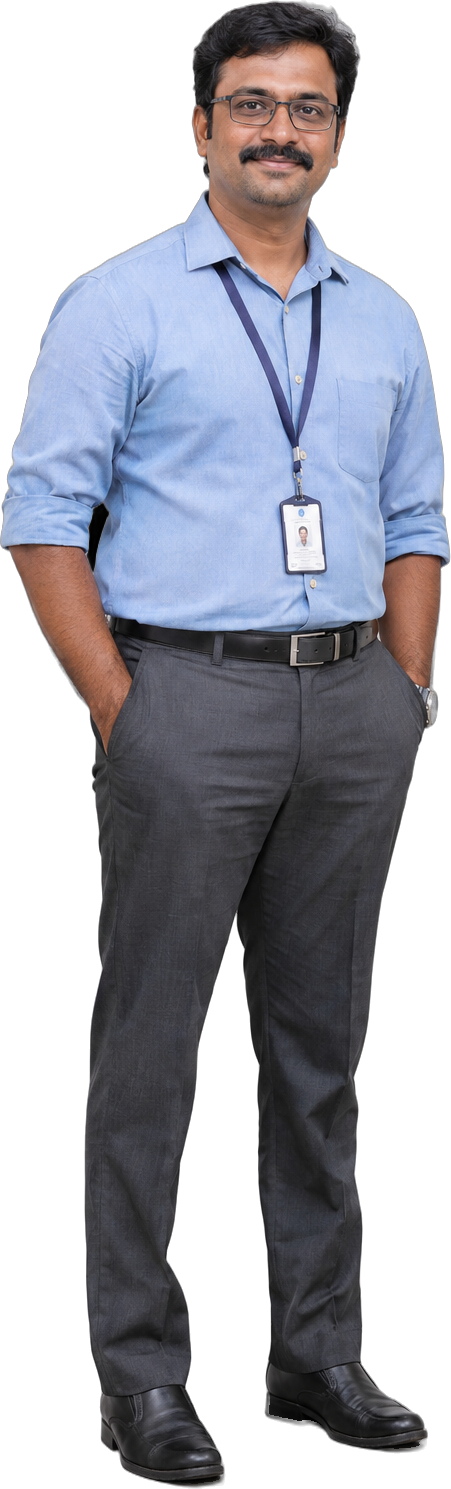
#> input picture studio/brand/cast_real/cut/appa_full.png, 451 x 1489 px; its folder holds 4 pictures in this run
$ python sheet_real.py
#> lines starting #> are read from the running program, lines starting #| are printed output that depends on the picture; after the words box and inside, x2 and y2 are one past the last pixel; in counts of white or black regions, pixels touching at a corner belong together
from PIL import Image,ImageDraw,ImageFont,ImageFilter
F='../Poppins-Bold.ttf';M='../DejaVuSansMono-Bold.ttf'
def bg():
    im=Image.new('RGB',(1080,1920));d=ImageDraw.Draw(im)
#> after `im = Image.new('RGB', (1080, 1920))`: im: PIL image 1080x1920 RGB; every value is 0
    for y in range(1920):
        t=y/1919;d.line([(0,y),(1080,y)],fill=(int(142+(216-142)*t),int(210+(240-210)*t),int(246+(252-246)*t)))
    return im
def fit(img,w,h):
    s=min(w/img.width,h/img.height);return img.resize((int(img.width*s),int(img.height*s)),Image.LANCZOS)
def shadow(im,x,y,w):
    sh=Image.new('L',im.size,0);ImageDraw.Draw(sh).ellipse([x-w//2,y-14,x+w//2,y+14],fill=90)
    im.paste((40,60,90),(0,0),sh.filter(ImageFilter.GaussianBlur(10)))
CAST=[('appa','APPA · RAVI','40 · IT job'),('amma','AMMA · MEENA','38 · budget boss'),('arjun','ARJUN','19 · F&O dreams'),
      ('paati','PAATI','68 · gold & FD'),('thatha','THATHA','72 · retired clerk'),('kasi','KASI MAMA','"sure-shot tip"')]
# lineup
im=bg();d=ImageDraw.Draw(im)
#> after `im = bg()`:
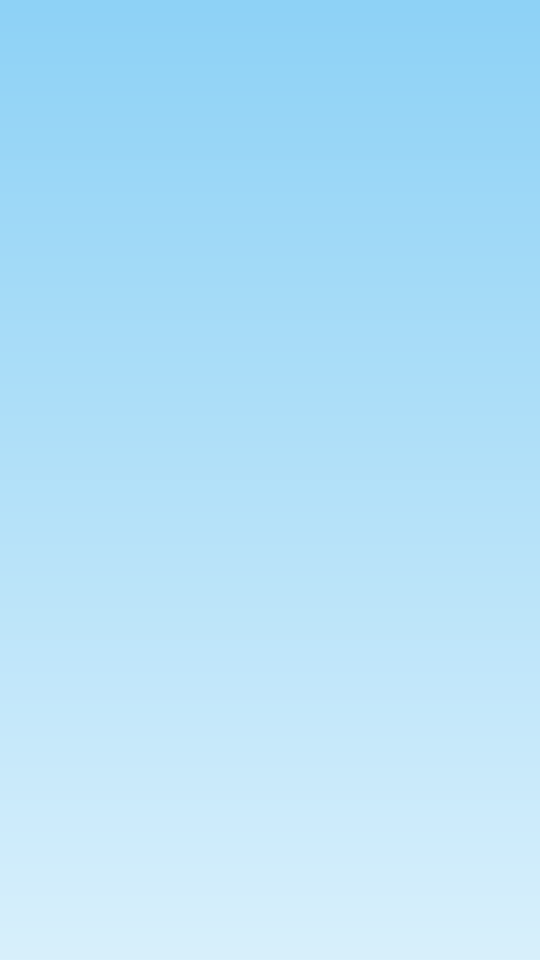
#> im: PIL image 1080x1920 RGB (shown at 1/2 size); mean R, G, B 178.5, 224.5, 248.5
d.rounded_rectangle([60,50,1020,210],40,fill='white',outline='#1B2440',width=6)
d.text((540,115),'THE CLOUD FAMILY',font=ImageFont.truetype(F,64),fill='#2B3F8C',anchor='mm')
d.text((540,172),'moneyincloud · realistic cast',font=ImageFont.truetype(M,26),fill='#5B6785',anchor='mm')
for i,(k,n,r) in enumerate(CAST):
    col,row=i%3,i//3;cx=190+col*350;fy=1000 if row==0 else 1760
    H={'appa':700,'amma':660,'arjun':690,'paati':600,'thatha':615,'kasi':630}[k];q=Image.open(f'cut/{k}_full.png');p=q.resize((int(q.width*H/q.height),H),Image.LANCZOS)
#> further down, q is the input picture: PIL image 451x1489 RGBA; mean R, G, B, A 62.7, 63.7, 72.2, 149.2
    shadow(im,cx,fy,220);im.paste(p,(cx-p.width//2,fy-p.height),p)
#> in shadow, `sh = Image.new('L', im.size, 0)`: sh: PIL image 1080x1920 L; every value is 0
#> in shadow, `ImageDraw.Draw(sh).ellipse([x - w // 2, y - 14, x + w // 2, y + 14], f`:
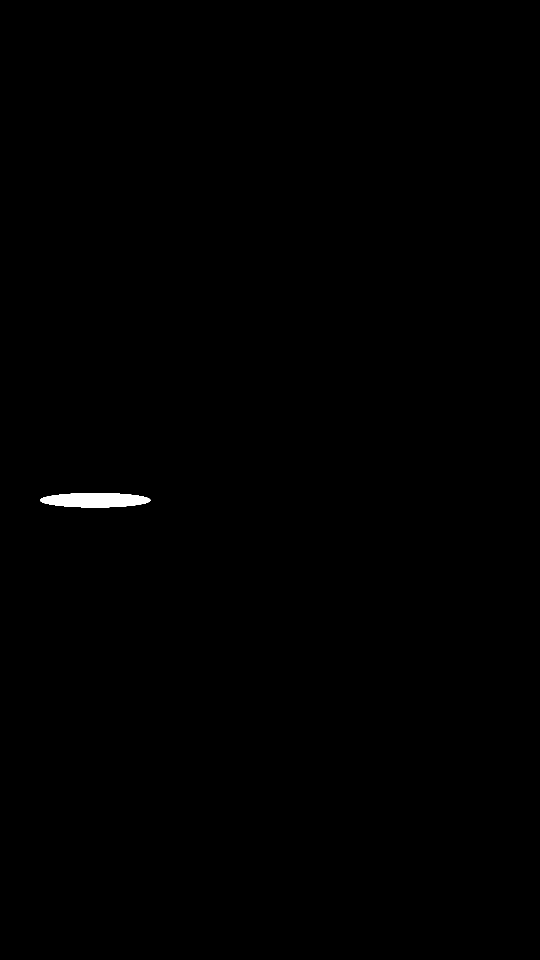
#> sh: PIL image 1080x1920 L (shown at 1/2 size); values 0 (black) and 90 (white), 0.24% white; 1 white region, box (x1, y1, x2, y2) and area: (80, 986, 301, 1015) 5069
#> in shadow, `im.paste((40,60,90),(0,0),sh.filter(ImageFilter.GaussianBlur(10)))`:
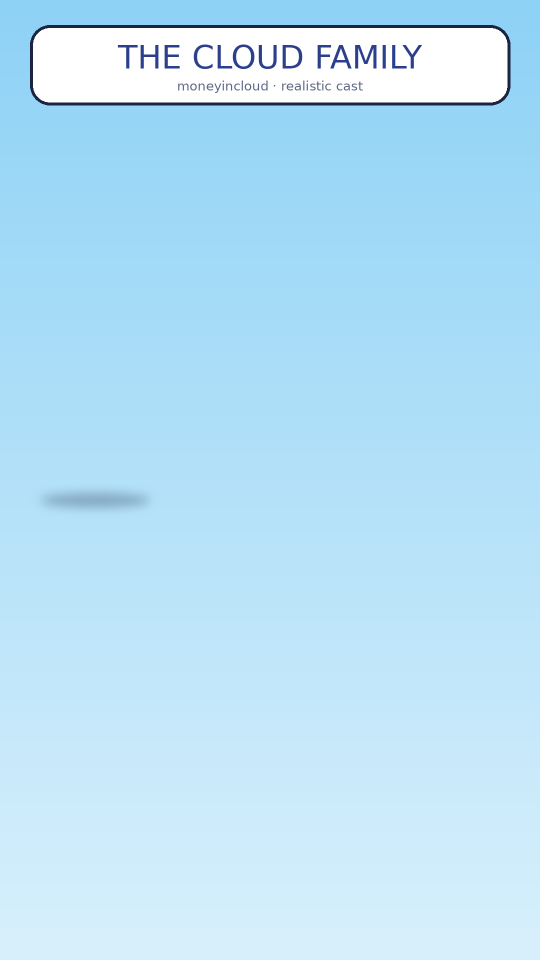
#> im: PIL image 1080x1920 RGB (shown at 1/2 size); mean R, G, B 184, 225.3, 247.3
#> after `im.paste(p, (cx - p.width // 2, fy - p.height), p)`:
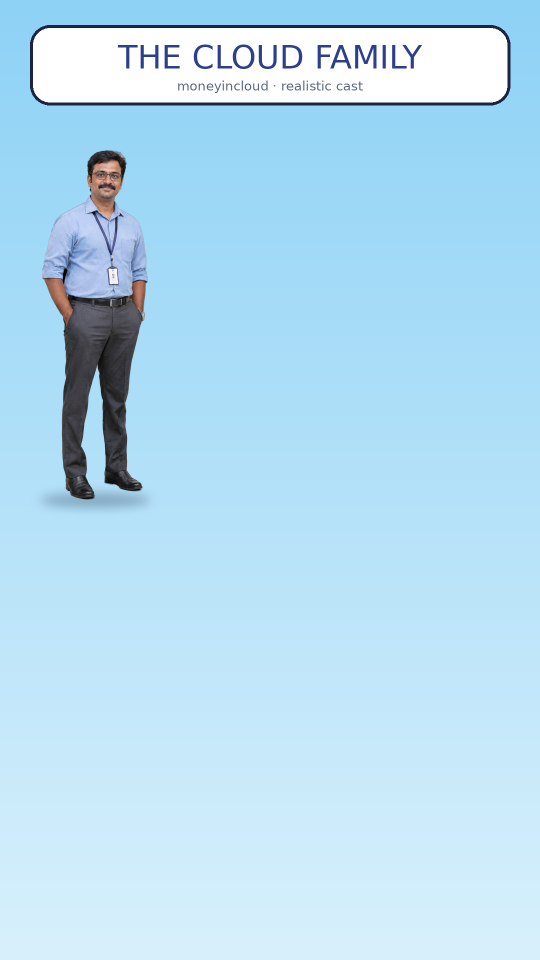
#> im: PIL image 1080x1920 RGB (shown at 1/2 size); mean R, G, B 181.5, 220.7, 242.1
    d=ImageDraw.Draw(im)
    d.rounded_rectangle([cx-155,fy+12,cx+155,fy+110],26,fill='white',outline='#1B2440',width=4)
    d.text((cx,fy+45),n,font=ImageFont.truetype(F,30),fill='#2B3F8C',anchor='mm')
    d.text((cx,fy+85),r,font=ImageFont.truetype(M,21),fill='#3E4A66',anchor='mm')
#> pass 2 of the loop `for i,(k,n,r) in enumerate(CAST):`:
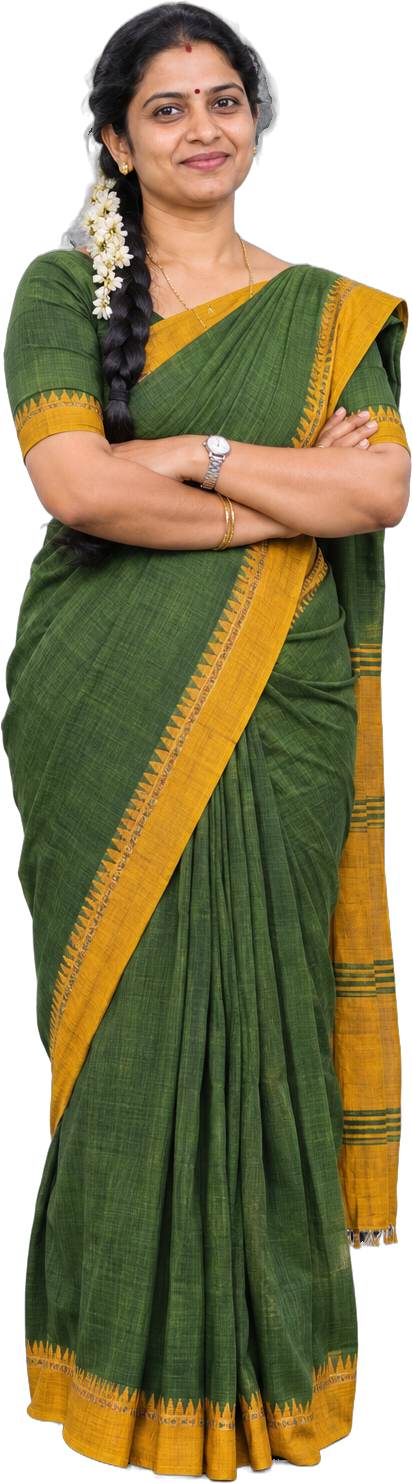
#> input picture studio/brand/cast_real/cut/amma_full.png, 412 x 1483 px
#> q is the input picture: PIL image 412x1483 RGBA; mean R, G, B, A 85.9, 77.7, 41.9, 196.6
#> p: PIL image 183x660 RGBA
#> in shadow (call 2), `ImageDraw.Draw(sh).ellipse([x - w // 2, y - 14, x + w // 2, y + 14], f`:
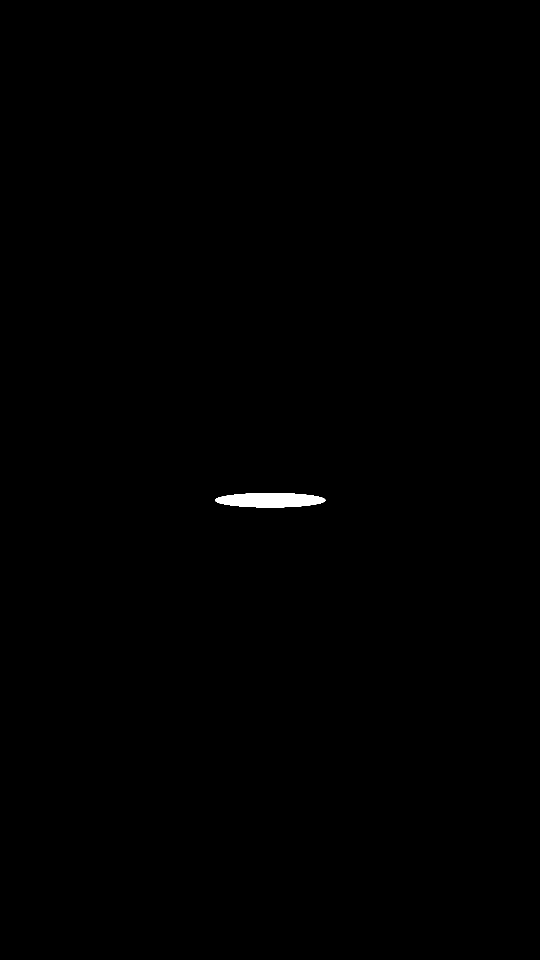
#> sh: PIL image 1080x1920 L (shown at 1/2 size); values 0 (black) and 90 (white), 0.24% white; 1 white region, box (x1, y1, x2, y2) and area: (430, 986, 651, 1015) 5069
#> `im.paste(p, (cx - p.width // 2, fy - p.height), p)`:
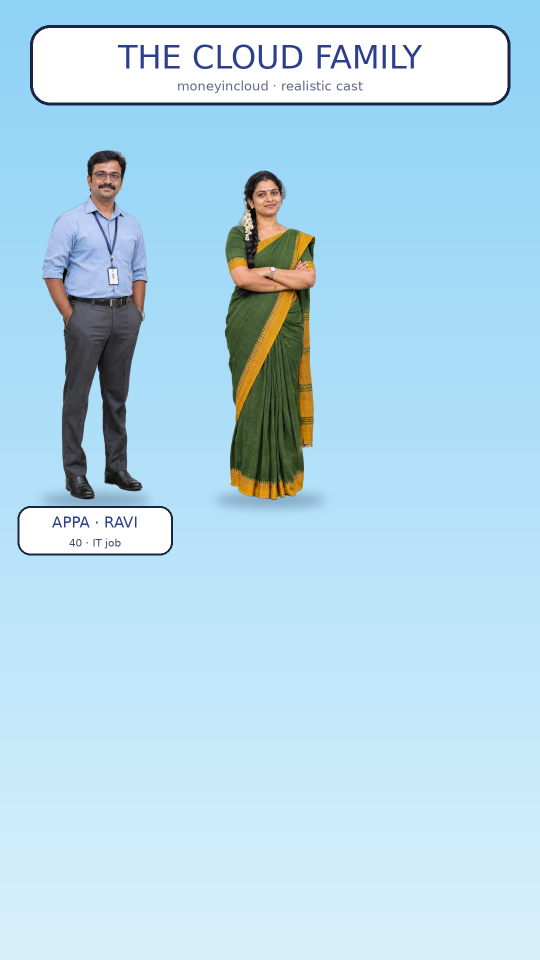
#> im: PIL image 1080x1920 RGB (shown at 1/2 size); mean R, G, B 179.5, 215.2, 233
#> pass 3 of the loop `for i,(k,n,r) in enumerate(CAST):`:
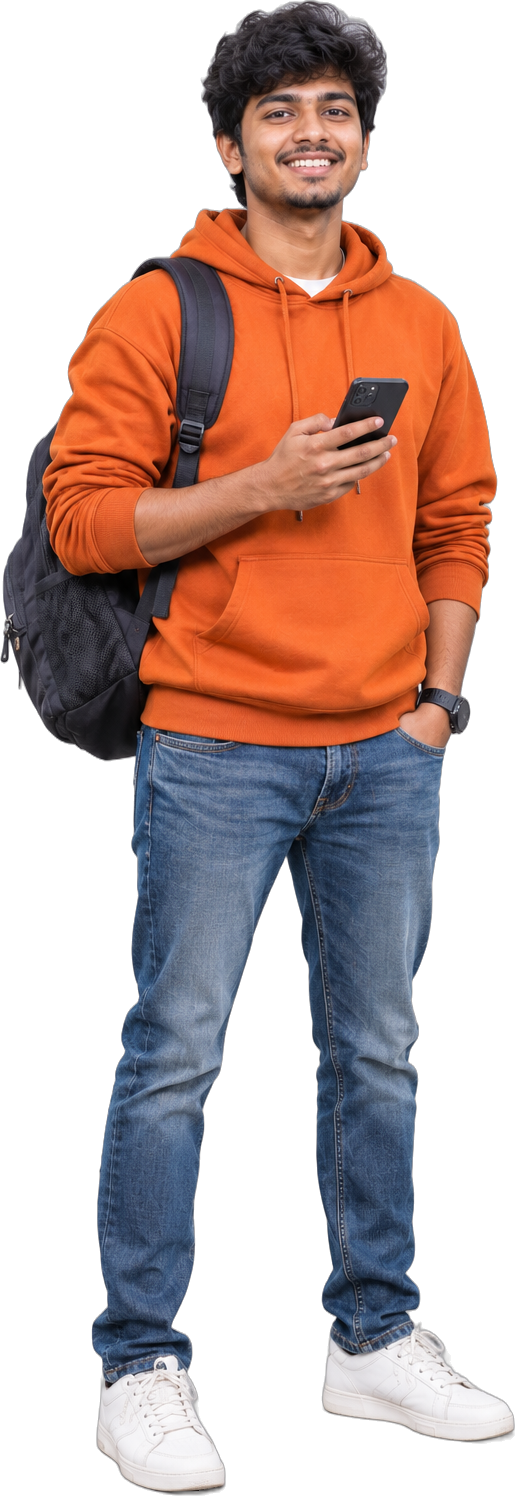
#> input picture studio/brand/cast_real/cut/arjun_full.png, 515 x 1496 px
#> q is the input picture: PIL image 515x1496 RGBA; mean R, G, B, A 76.2, 52.7, 47.1, 135.5
#> p: PIL image 237x690 RGBA
#> in shadow (call 3), `ImageDraw.Draw(sh).ellipse([x - w // 2, y - 14, x + w // 2, y + 14], f`:
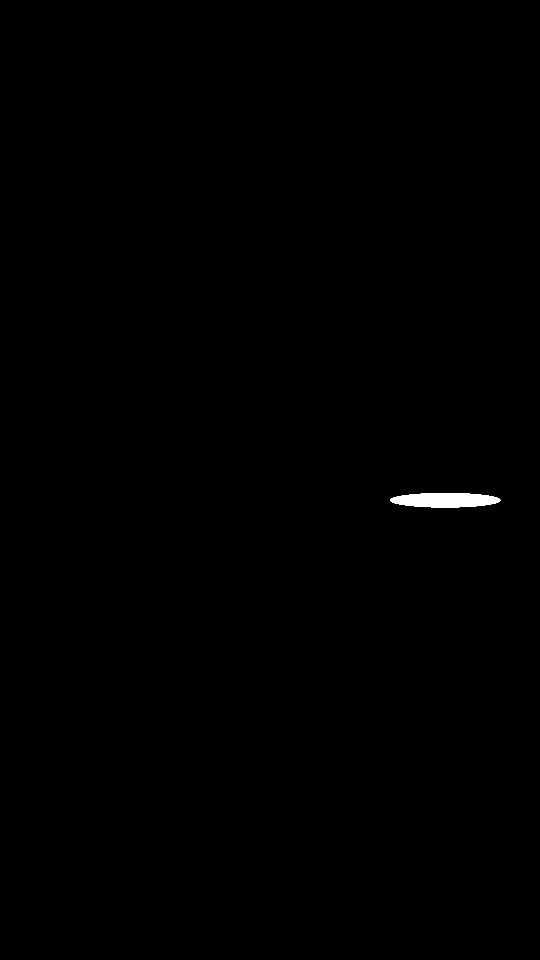
#> sh: PIL image 1080x1920 L (shown at 1/2 size); values 0 (black) and 90 (white), 0.24% white; 1 white region, box (x1, y1, x2, y2) and area: (780, 986, 1001, 1015) 5069
#> `im.paste(p, (cx - p.width // 2, fy - p.height), p)`:
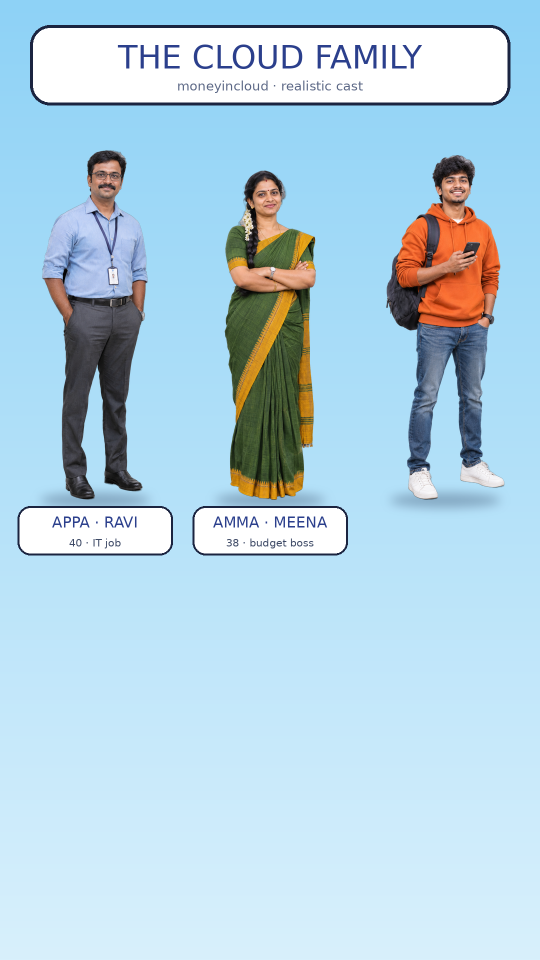
#> im: PIL image 1080x1920 RGB (shown at 1/2 size); mean R, G, B 178.9, 209.9, 225.9
#> (the run stopped early here; a loop or call above may not have finished)
